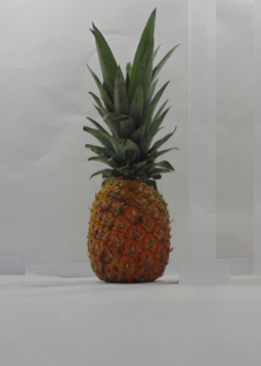
#> input picture Week8/Pineapple1.png, 261 x 366 px, found by its file name
$ python Pineapple_Kmeans_1.py
#> lines starting #> are read from the running program, lines starting #| are printed output that depends on the picture
# Introduction to Artificial Intelligence
# K-Means Clustering of pineapple image pixels, part 1
# By Juan Carlos Rojas

import matplotlib.pyplot as plt
import skimage.io
import mpl_toolkits.mplot3d
import numpy as np
import sklearn.decomposition
import sklearn.cluster

# Load image
img = skimage.io.imread("pineapple1.png")
#> img is the input picture: shape (366, 261, 4); mean R, G, B, A 149.9, 147.7, 143, 255

# Display image
plt.imshow(img)
#plt.show()

# Reshape as a vector of pixels, each with 3 color components
pixels = img[:,:,0:3].reshape(-1,3)

# Do K-Means clustering
n_clusters = 2
print("Computing K-Means with {} clusters".format(n_clusters))
kmeans = sklearn.cluster.KMeans(n_clusters=n_clusters, n_init=5)
kmeans.fit(pixels)
labels = kmeans.labels_

print("Computing PCA reduction to 2 dimensions")
pca = sklearn.decomposition.PCA(n_components=2)
data_2d = pca.fit_transform(pixels)
#> data_2d = 95526 pairs, first value -227.7 to 99.58, second value -27.77 to 55.86

# Select a random subset
subset_len = 10000
total_len = pixels.shape[0]
#> total_len = 95526
reorder_map = np.random.permutation(total_len)
subset_map = reorder_map[0:subset_len]
subset = data_2d[subset_map]
#> subset = 10000 pairs, first value -227.7 to 98.01, second value -27.64 to 55.48

# Plot a scatterplot of the two transformed components
# With color markers corresponding to the clusters
plt.figure()
plt.scatter(subset[:,0], subset[:,1], c=labels[subset_map], cmap="Set1", marker=".")
#plt.show()

# Reconstruct an image of labels
img_clusters = labels.reshape(img.shape[0], img.shape[1])
plt.figure()
plt.imshow(img_clusters, cmap="Set1")
plt.show()
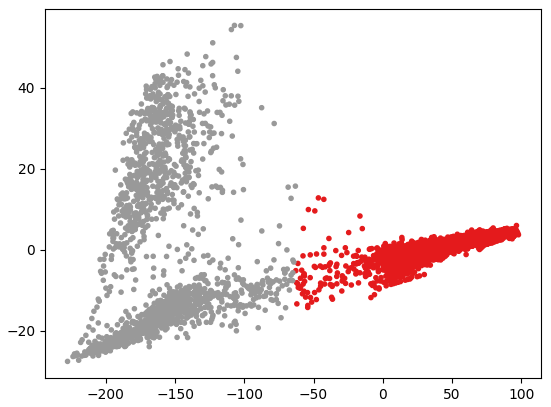
#> figure drawn by matplotlib, 1 panel
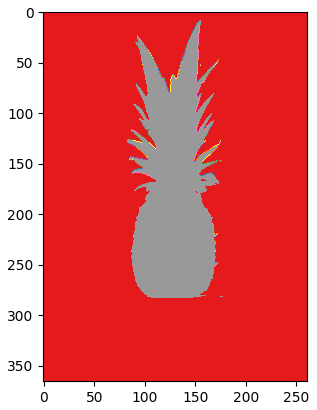
#> figure drawn by matplotlib, 1 panel
